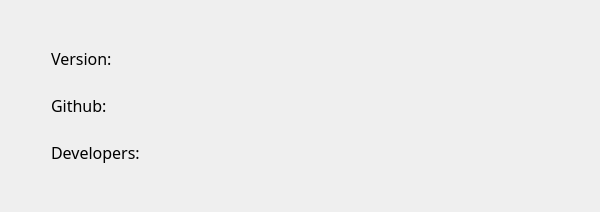
<?xml version="1.0" encoding="UTF-8"?>
<ui version="4.0">
 <class>MainDialog</class>
 <widget class="QDialog" name="MainDialog">
  <property name="geometry">
   <rect>
    <x>0</x>
    <y>0</y>
    <width>600</width>
    <height>212</height>
   </rect>
  </property>
  <property name="sizePolicy">
   <sizepolicy hsizetype="Preferred" vsizetype="Preferred">
    <horstretch>0</horstretch>
    <verstretch>0</verstretch>
   </sizepolicy>
  </property>
  <property name="minimumSize">
   <size>
    <width>600</width>
    <height>212</height>
   </size>
  </property>
  <property name="maximumSize">
   <size>
    <width>600</width>
    <height>212</height>
   </size>
  </property>
  <property name="windowTitle">
   <string>About - YoloAnt</string>
  </property>
  <property name="styleSheet">
   <string notr="true"/>
  </property>
  <layout class="QHBoxLayout" name="horizontalLayout">
   <item>
    <widget class="QFrame" name="mainFrame">
     <property name="sizePolicy">
      <sizepolicy hsizetype="Preferred" vsizetype="Fixed">
       <horstretch>0</horstretch>
       <verstretch>0</verstretch>
      </sizepolicy>
     </property>
     <property name="styleSheet">
      <string notr="true"/>
     </property>
     <property name="frameShape">
      <enum>QFrame::NoFrame</enum>
     </property>
     <property name="frameShadow">
      <enum>QFrame::Raised</enum>
     </property>
     <layout class="QHBoxLayout" name="horizontalLayout_2">
      <property name="topMargin">
       <number>0</number>
      </property>
      <property name="bottomMargin">
       <number>0</number>
      </property>
      <item>
       <widget class="QLabel" name="antHeadLbl">
        <property name="enabled">
         <bool>true</bool>
        </property>
        <property name="sizePolicy">
         <sizepolicy hsizetype="Fixed" vsizetype="Fixed">
          <horstretch>0</horstretch>
          <verstretch>0</verstretch>
         </sizepolicy>
        </property>
        <property name="text">
         <string/>
        </property>
        <property name="pixmap">
         <pixmap>../../icons/icons8-ant-head-96.png</pixmap>
        </property>
        <property name="alignment">
         <set>Qt::AlignCenter</set>
        </property>
       </widget>
      </item>
      <item>
       <widget class="QFrame" name="informationFrame">
        <property name="minimumSize">
         <size>
          <width>325</width>
          <height>0</height>
         </size>
        </property>
        <property name="styleSheet">
         <string notr="true"/>
        </property>
        <property name="frameShape">
         <enum>QFrame::NoFrame</enum>
        </property>
        <property name="frameShadow">
         <enum>QFrame::Raised</enum>
        </property>
        <layout class="QVBoxLayout" name="verticalLayout">
         <item>
          <widget class="QFrame" name="versionFrame">
           <property name="sizePolicy">
            <sizepolicy hsizetype="Preferred" vsizetype="Fixed">
             <horstretch>0</horstretch>
             <verstretch>0</verstretch>
            </sizepolicy>
           </property>
           <property name="frameShape">
            <enum>QFrame::NoFrame</enum>
           </property>
           <property name="frameShadow">
            <enum>QFrame::Raised</enum>
           </property>
           <layout class="QHBoxLayout" name="horizontalLayout_3">
            <item>
             <widget class="QLabel" name="versionLbl">
              <property name="sizePolicy">
               <sizepolicy hsizetype="Fixed" vsizetype="Preferred">
                <horstretch>0</horstretch>
                <verstretch>0</verstretch>
               </sizepolicy>
              </property>
              <property name="font">
               <font>
                <family>Sans Serif</family>
                <pointsize>12</pointsize>
               </font>
              </property>
              <property name="text">
               <string>Version: </string>
              </property>
             </widget>
            </item>
            <item>
             <widget class="QLabel" name="versionTxt">
              <property name="font">
               <font>
                <family>Sans Serif</family>
                <pointsize>11</pointsize>
               </font>
              </property>
              <property name="text">
               <string/>
              </property>
             </widget>
            </item>
           </layout>
          </widget>
         </item>
         <item>
          <widget class="QFrame" name="githubFrame">
           <property name="sizePolicy">
            <sizepolicy hsizetype="Preferred" vsizetype="Fixed">
             <horstretch>0</horstretch>
             <verstretch>0</verstretch>
            </sizepolicy>
           </property>
           <property name="frameShape">
            <enum>QFrame::NoFrame</enum>
           </property>
           <property name="frameShadow">
            <enum>QFrame::Raised</enum>
           </property>
           <layout class="QHBoxLayout" name="horizontalLayout_5">
            <item>
             <widget class="QLabel" name="githubLbl">
              <property name="sizePolicy">
               <sizepolicy hsizetype="Fixed" vsizetype="Preferred">
                <horstretch>0</horstretch>
                <verstretch>0</verstretch>
               </sizepolicy>
              </property>
              <property name="font">
               <font>
                <family>Sans Serif</family>
                <pointsize>12</pointsize>
               </font>
              </property>
              <property name="text">
               <string>Github:</string>
              </property>
             </widget>
            </item>
            <item>
             <widget class="QLabel" name="githubTxt">
              <property name="font">
               <font>
                <family>Sans Serif</family>
               </font>
              </property>
              <property name="text">
               <string/>
              </property>
             </widget>
            </item>
           </layout>
          </widget>
         </item>
         <item>
          <widget class="QFrame" name="developersFrame">
           <property name="sizePolicy">
            <sizepolicy hsizetype="Preferred" vsizetype="Fixed">
             <horstretch>0</horstretch>
             <verstretch>0</verstretch>
            </sizepolicy>
           </property>
           <property name="frameShape">
            <enum>QFrame::NoFrame</enum>
           </property>
           <property name="frameShadow">
            <enum>QFrame::Raised</enum>
           </property>
           <layout class="QHBoxLayout" name="horizontalLayout_4">
            <item>
             <widget class="QLabel" name="developersLbl">
              <property name="sizePolicy">
               <sizepolicy hsizetype="Fixed" vsizetype="Preferred">
                <horstretch>0</horstretch>
                <verstretch>0</verstretch>
               </sizepolicy>
              </property>
              <property name="font">
               <font>
                <family>Sans Serif</family>
                <pointsize>12</pointsize>
               </font>
              </property>
              <property name="text">
               <string>Developers:</string>
              </property>
             </widget>
            </item>
            <item>
             <widget class="QLabel" name="developersTxt">
              <property name="font">
               <font>
                <family>Sans Serif</family>
               </font>
              </property>
              <property name="text">
               <string/>
              </property>
             </widget>
            </item>
           </layout>
          </widget>
         </item>
        </layout>
       </widget>
      </item>
     </layout>
    </widget>
   </item>
  </layout>
 </widget>
 <resources/>
 <connections/>
</ui>
